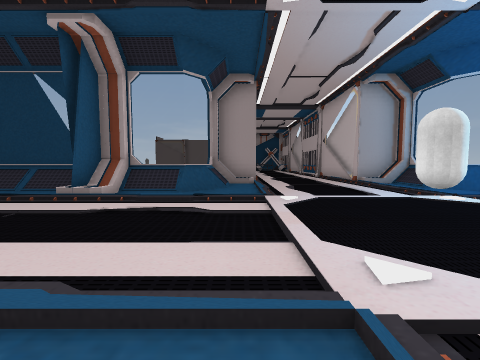
[1] (above)

21 first-person views from a walk through a 3-D level made in the Unity game engine. The camera is 1.3 m above the floor, tilts 4° down and sees 90° across. Doors are open. The floor is counted in squares, 1.8 m on a side. Each view is taken from the middle of a square. On the plan, view 1 faces up. The plan holds only what a view shows up to about 9 squares ahead; the rest is blank. The place goes on beyond the plan. The player character is not drawn.

[2]
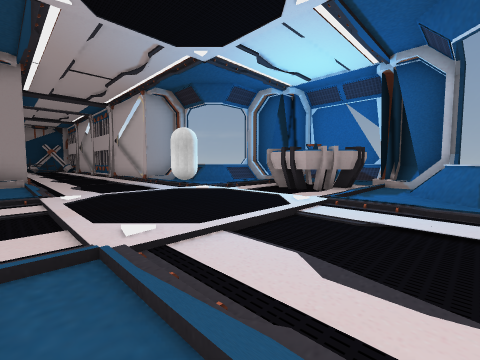

[3]
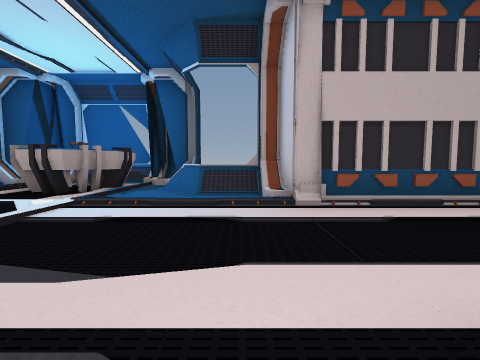

[4]
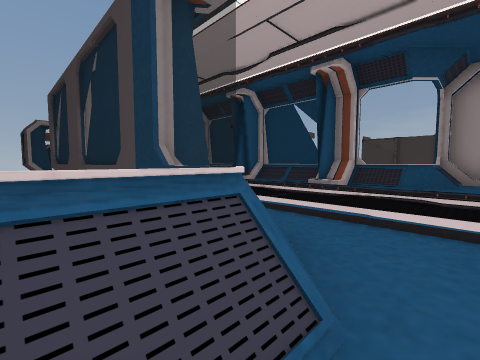

[5]
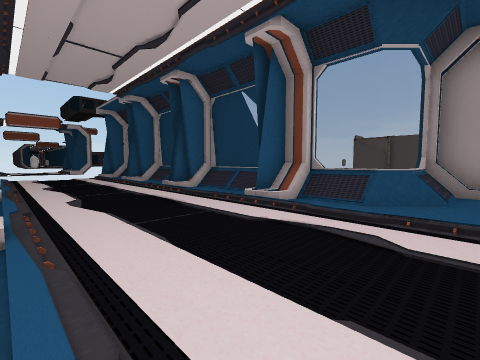

[6]
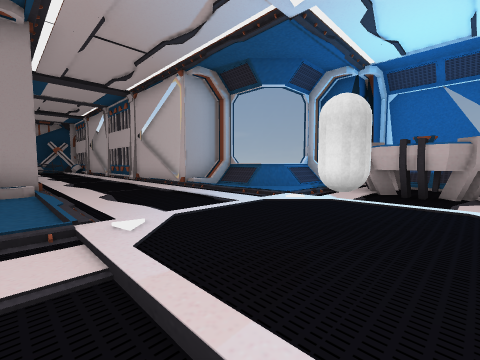

[7]
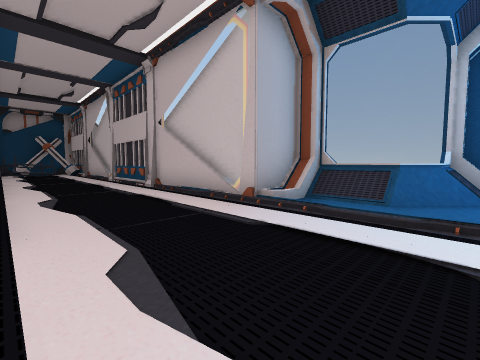

[8]
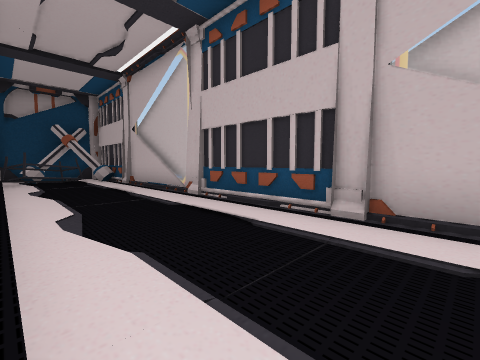

[9]
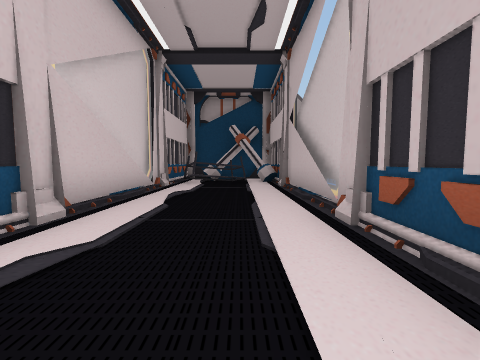

[10]
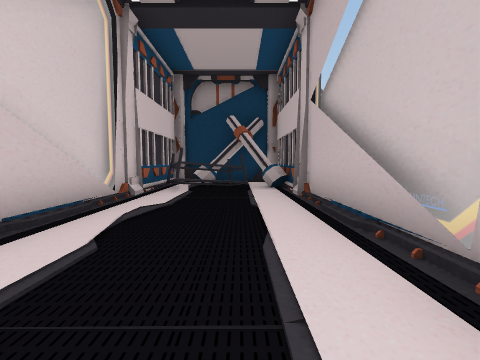

[11]
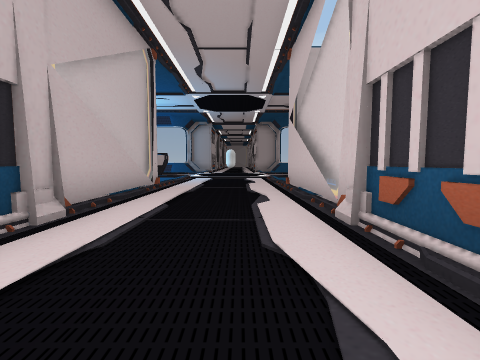

[12]
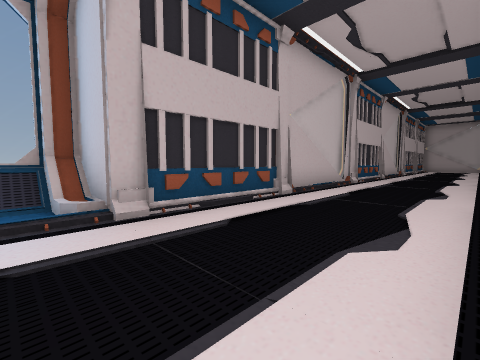

[13]
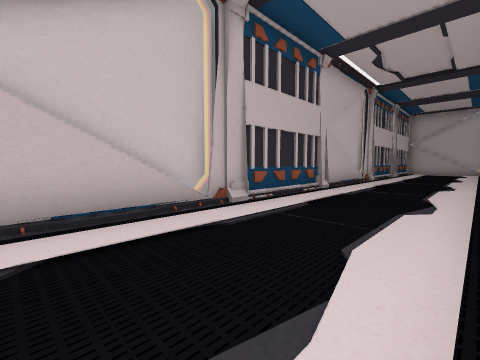

[14]
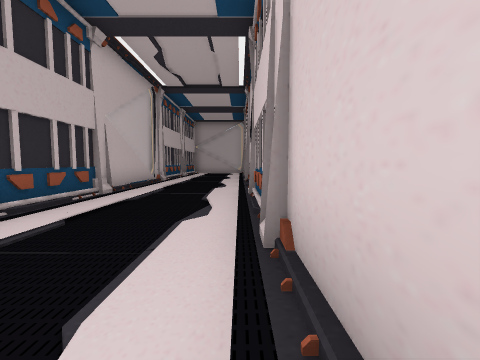

[15]
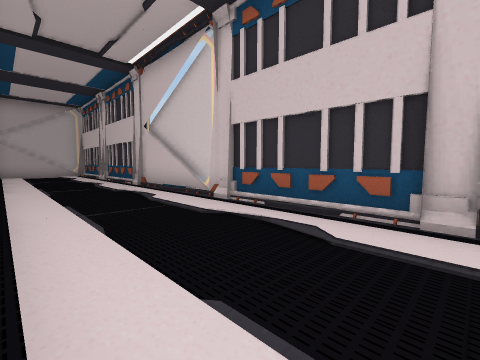

[16]
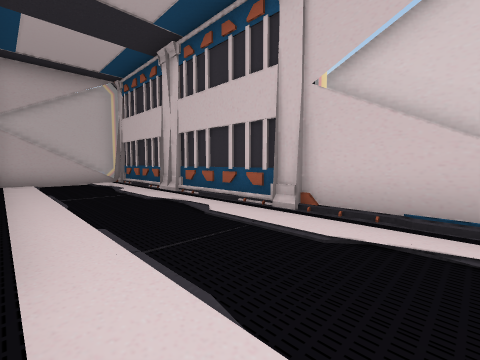

[17]
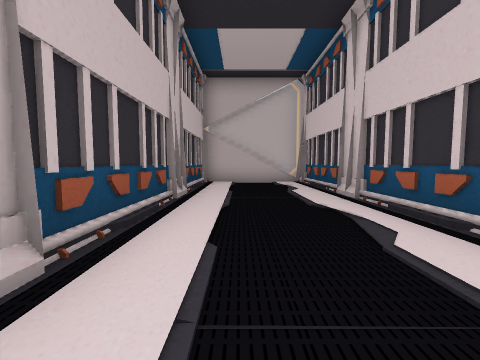

[18]
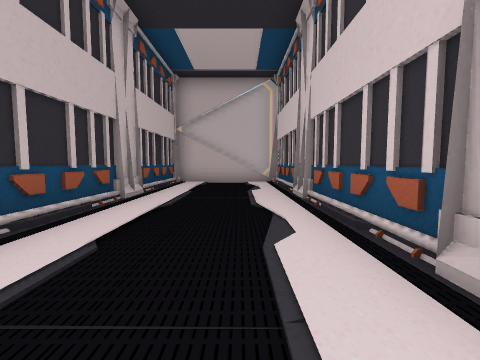

[19]
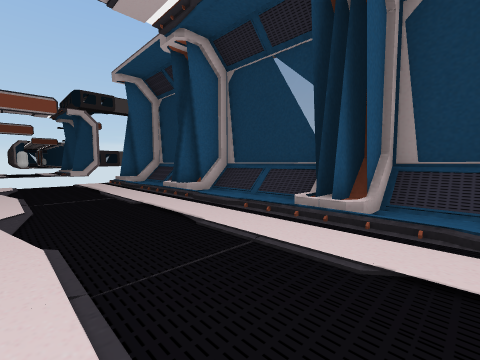

[20]
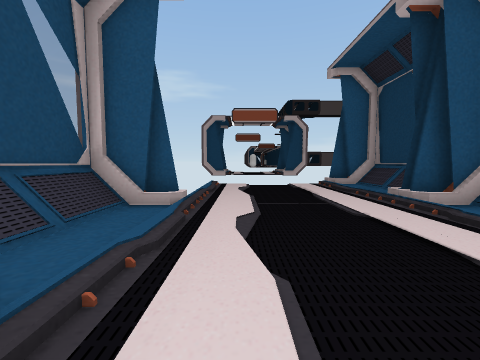

[21]
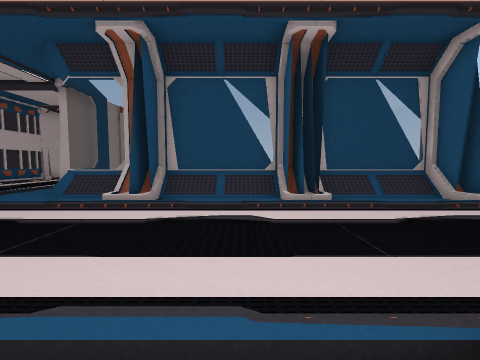

### Floor plan
Key: @ floor where view 1 was taken; # wall or solid block; . main floor; - floor 0.25 m lower than the main floor; / step, stairs or slope; = window, fence, low wall or low ledge; C white capsule; L column; T table; O other object.
Columns run from 15 left of view 1 to 10 right of it. Each row starts with its distance up from view 1.
 25                 OOOO
 24                 #LL#
 23                 #TTO
 22                 TT-.#
 21                =#--.#
 20                =.--.=
 19                =/--/=
 18                =.--.=
 17                =.--.#
 16                #.--/#
 15                #/--/#
 14                #.--.#
 13                =.--.#
 12                =.--.=
 11                =/--/=
 10                =.--.=
  9               ##.--.##
  8               =..--..=
  7 #==##==##==##==./--/.==#
  6 #//##//##//##//..--..//##
  5 ////////////////.//.////
  4 ......................OO #
  3    -------------.CC.-OOOO=
  2    ...................OO #
  1    #////////////.//.////##
  0    ##//##//##//@.--..//###
 -1     #==##==##==./--/.==#
 -2               =..--..=
 -3               ##.--/##
 -4                 .--/#
 -5                 /--/#
 -6                 .--.#
 -7                 .--.#
 -8                 .--.=
 -9                =/--/=
-10                =.--.=
-11                =.--.#
-12                #.--/#
-13                #/--/#
-14                #.--.#
-15                =.--.#
-16                =.--.=
-17                =/--/=
-18                =.--.=
-19                =.--.#
-20                #.--/#
-21                #/--/#
-22                #.--.#
-23                #.--.#
-24                #.--.#
-25                #/--/#
-26                #.--.#
-27                #=####

Where each view was taken, in squares from view 1:
view 1: 0 up, 0 right, facing up
view 2: 1 down, 0 right, facing up-right
view 3: 2 down, 0 right, facing right
view 4: 2 down, 0 right, facing up-left
view 5: 1 up, 0 right, facing up-left
view 6: 2 up, 0 right, facing up-right
view 7: 6 up, 1 right, facing up-right
view 8: 12 up, 1 right, facing up-right
view 9: 14 up, 3 right, facing up
view 10: 16 up, 3 right, facing up
view 11: 16 up, 2 right, facing down
view 12: 2 down, 1 right, facing down-right
view 13: 8 down, 1 right, facing down-right
view 14: 9 down, 1 right, facing down
view 15: 11 down, 4 right, facing down-left
view 16: 17 down, 4 right, facing down-left
view 17: 18 down, 3 right, facing down
view 18: 18 down, 2 right, facing down
view 19: 2 up, 6 left, facing up-left
view 20: 2 up, 7 left, facing left
view 21: 6 up, 6 left, facing down
